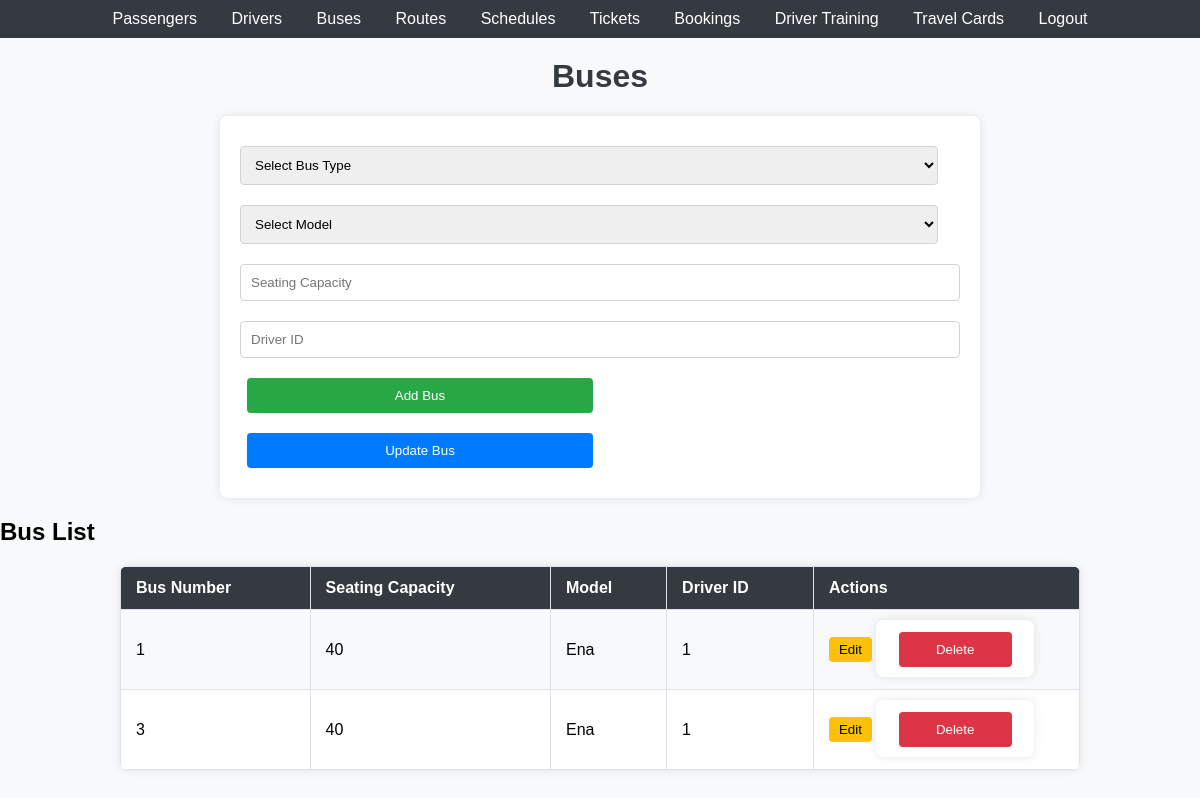
The app's page /buses.php with its own data.
### tables this page shows
CREATE TABLE `buses` (
  `BusNumber` int(11) NOT NULL,
  `SeatingCapacity` int(11) DEFAULT NULL,
  `Model` varchar(255) DEFAULT NULL,
  `DriverID` int(11) DEFAULT NULL
);

### buses.php (the view, shortened to what this page needs)
<?php
include 'db.php';
$result = $conn->query("SELECT * FROM Buses");
?>
<!DOCTYPE html>
<html lang="en">
<head>
    <link rel="stylesheet" href="styles.css">
</head>
<body>
    <header>
        <nav>
            <ul>
            <li><a href="passengers.php">Passengers</a></li>
                    <li><a href="drivers.php">Drivers</a></li>
                    <li><a href="buses.php">Buses</a></li>
                    <li><a href="routes.php">Routes</a></li>
                    <li><a href="schedules.php">Schedules</a></li>
                    <li><a href="tickets.php">Tickets</a></li>
                    <li><a href="bookings.php">Bookings</a></li>
                    <li><a href="driver_training.php">Driver Training</a></li>
                    <li><a href="travel_cards.php">Travel Cards</a></li>
                    <li><a href="logout.php">Logout</a></li>
            </ul>
        </nav>
    </header>
    <h1>Buses</h1>
    <form method="post">
        <select name="busType" id="busType" onchange="updateModelOptions()" required>
            <option value="">Select Bus Type</option>
        </select>
        <br>
        <select name="model" id="model" onchange="setSeatingCapacity()" required>
            <option value="">Select Model</option>
        </select>
        <br>
        <input type="text" name="seatingCapacity" id="seatingCapacity" placeholder="Seating Capacity" required>
        <input type="text" name="driverID" id="driverID" placeholder="Driver ID" required>
        <button type="submit">Add Bus</button>
        <button type="submit" name="update">Update Bus</button>
    </form>
    <h2>Bus List</h2>
    <table>
        <tr>
            <th>Bus Number</th>
            <th>Seating Capacity</th>
            <th>Model</th>
            <th>Driver ID</th>
            <th>Actions</th>
        </tr>
        <?php while($row = $result->fetch_assoc()) { ?>
        <tr>
            <td><?php echo $row['BusNumber']; ?></td>
            <td><?php echo $row['SeatingCapacity']; ?></td>
            <td><?php echo $row['Model']; ?></td>
            <td><?php echo $row['DriverID']; ?></td>
            <td>
                <button onclick="editBus(<?php echo $row['BusNumber']; ?>, '<?php echo $row['SeatingCapacity']; ?>', '<?php echo $row['Model']; ?>', '<?php echo $row['DriverID']; ?>')">Edit</button>
                <form method="post" style="display:inline;">
                    <button type="submit" name="delete">Delete</button>
                </form>
            </td>
        </tr>
        <?php } ?>
    </table>
</body>
</html>

### styles.css (style rules this page uses)
body { font-family: Arial, sans-serif; background-color: #f8f9fa; margin: 0; padding: 0; }
header { background-color: #343a40; color: #ffffff; padding: 10px 0; text-align: center; }
header nav ul { list-style-type: none; padding: 0; margin: 0; }
header nav ul li { display: inline; margin: 0 15px; }
header nav ul li a { color: #ffffff; text-decoration: none; }
h1 { text-align: center; margin-top: 20px; color: #343a40; }
form { width: 60%; margin: 20px auto; padding: 20px; background-color: #ffffff; border-radius: 8px; box-shadow: 0 0 10px rgba(0, 0, 0, 0.1); }
form input[type="text"], form select { width: calc(100% - 22px); padding: 10px; margin: 10px 0; border: 1px solid #ced4da; border-radius: 4px; }
form button { width: 48%; padding: 10px; margin: 10px 1%; border: none; border-radius: 4px; background-color: #28a745; color: #ffffff; cursor: pointer; }
form button[name="update"] { background-color: #007bff; }
table { width: 80%; margin: 0 auto; border-collapse: collapse; margin-bottom: 20px; background-color: #ffffff; border-radius: 8px; overflow: hidden; box-shadow: 0 0 10px rgba(0, 0, 0, 0.1); }
table th, table td { border: 1px solid #dee2e6; padding: 12px 15px; text-align: left; }
table th { background-color: #343a40; color: #ffffff; }
table tr:nth-child(even) { background-color: #f8f9fa; }
button { padding: 5px 10px; border: none; border-radius: 4px; cursor: pointer; }
button[onclick^="editBus"] { background-color: #ffc107; color: #000; }
form[method="post"] button[name="delete"] { background-color: #dc3545; color: #fff; }

### records on screen
buses: BusNumber "1", SeatingCapacity "40", Model "Ena", DriverID "1"
buses: BusNumber "3", SeatingCapacity "40", Model "Ena", DriverID "1"
